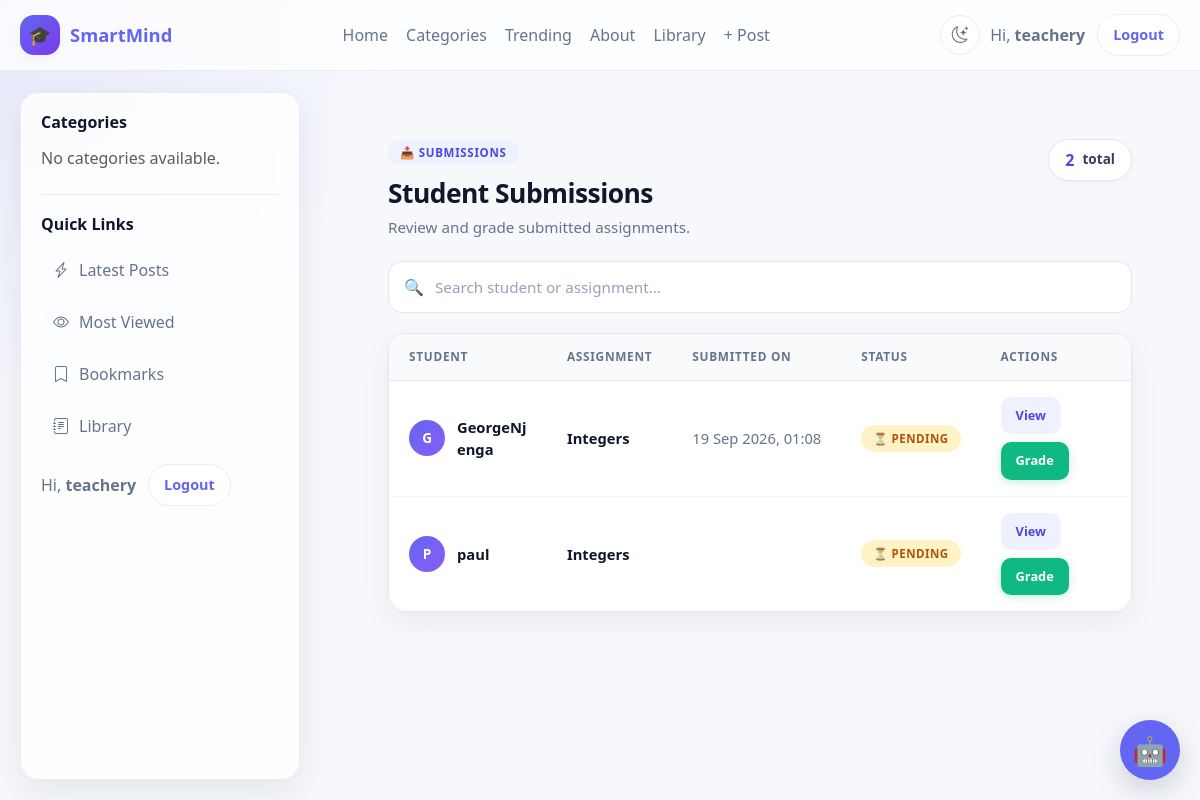
Page /assignments/dashboard/submissions/ (signed in) on the earlier database version.
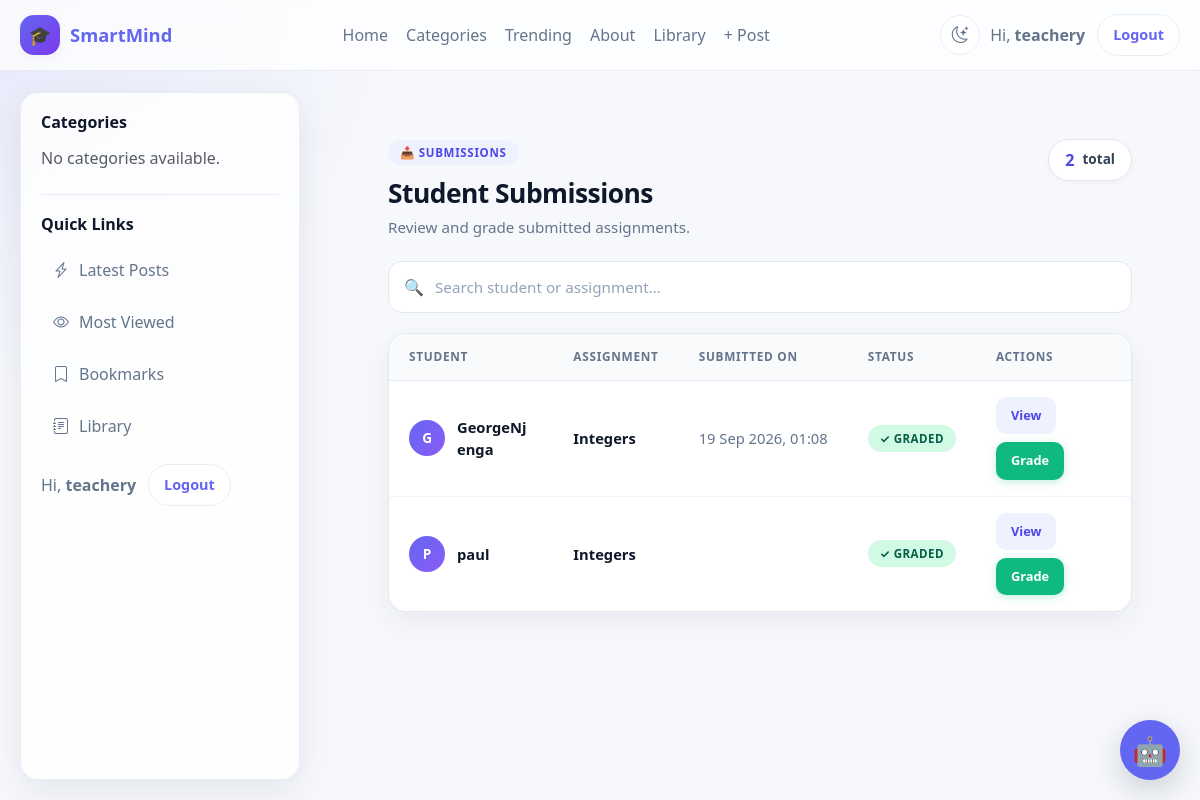
Same page on the later database version.
### assignments/models.py (models this page shows, shortened)
class Submission(models.Model):
    assignment = models.ForeignKey(
        Assignment,
        on_delete=models.CASCADE,
        related_name='submissions'
    )
    student = models.ForeignKey(
        'accounts.User',
        on_delete=models.CASCADE,
        related_name='submissions'
    )
    content = CKEditor5Field(
        'Submission',
        config_name='extends',
        blank=True,
        null=True
    )
    file = models.FileField(
    storage=SubmissionStorage(),
    upload_to="",
    blank=True,
    null=True,
)
    is_submitted = models.BooleanField(default=False)
    submitted_at = models.DateTimeField(
    blank=True,
    null=True
)
    marks = models.FloatField(null=True, blank=True)
    feedback = CKEditor5Field(
        'Feedback',
        config_name='extends',
        blank=True,
        null=True
    )
    graded = models.BooleanField(default=False)
    class Meta:
        unique_together = ('assignment', 'student')
        ordering = ['-submitted_at']
        indexes = [
            models.Index(fields=["student"]),
            models.Index(fields=["assignment"]),
        ]

class Assignment(models.Model):
    ASSIGNMENT_TYPES = (
        ('essay', 'Essay / Written'),
        ('quiz', 'Multiple Choice Quiz'),
        ('mixed', 'Mixed'),
    )
    title = models.CharField(max_length=200)
    description = CKEditor5Field("Description", config_name="default")
    teacher = models.ForeignKey(
        'accounts.User',
        on_delete=models.CASCADE,
        related_name="created_assignments"
    )
    from .storage import AssignmentStorage
    attachment = models.FileField(
        storage=AssignmentStorage(),
        upload_to="",
        blank=True,
        null=True,
    )
    school_class = models.ForeignKey(
        'schools.SchoolClass',
        on_delete=models.CASCADE,
        related_name="assignments",
    )
    subject = models.ForeignKey(
        "Subject",
        on_delete=models.CASCADE,
        related_name="assignments"
    )
    assignment_type = models.CharField(
        max_length=20,
        choices=ASSIGNMENT_TYPES,
        default='essay'
    )
    due_date = models.DateTimeField()
    total_marks = models.FloatField(default=100)
    duration_minutes = models.IntegerField(null=True, blank=True)
    is_timed = models.BooleanField(default=False)
    created_at = models.DateTimeField(auto_now_add=True)
    class Meta:
        ordering = ['-created_at']
        indexes = [
            models.Index(fields=["school_class"]),
            models.Index(fields=["subject"]),
            models.Index(fields=["teacher"]),
            models.Index(fields=["due_date"]),
        ]

### accounts/models.py (models this page shows, shortened)
class User(AbstractUser):
    ROLE_CHOICES = [
        ("school_admin", "School Admin"),
        ("teacher", "Teacher"),
        ("student", "Student"),
        ("parent", "Parent"),
    ]
    role = models.CharField(
        max_length=20,
        choices=ROLE_CHOICES,
        default="student",
        db_index=True,
    )
    school = models.ForeignKey(
        "schools.School",
        on_delete=models.CASCADE,
        related_name="users",
        null=True,
        blank=True,
    )
    school_class = models.ForeignKey(
        "schools.SchoolClass",
        on_delete=models.SET_NULL,
        related_name="students",
        null=True,
        blank=True,
    )
    teacher_role = models.ForeignKey(
        "TeacherRole",
        on_delete=models.SET_NULL,
        null=True,
        blank=True,
        related_name="teachers",
    )
    admission_number = models.CharField(
        max_length=30,
        unique=True,
        blank=True,
        null=True,
        db_index=True,
    )
    employee_number = models.CharField(
        max_length=30,
        unique=True,
        blank=True,
        null=True,
        db_index=True,
    )
    tsc_number = models.CharField(
        max_length=30,
        blank=True,
        null=True,
    )
    phone_number = models.CharField(max_length=20, blank=True)
    profile_picture = models.ImageField(upload_to="profiles/", blank=True, null=True)
    date_of_birth = models.DateField(blank=True, null=True)
    is_verified = models.BooleanField(default=False)
    created_at = models.DateTimeField(default=timezone.now)
    updated_at = models.DateTimeField(auto_now=True)

### assignments/views.py (the view)
# urls.py: path("dashboard/submissions/", views.submission_list, name="submission_list"),
@login_required
def submission_list(request):
    if request.user.role != "teacher":
        return HttpResponseForbidden()
    submissions = Submission.objects.filter(
        assignment__teacher=request.user
    ).select_related(
        "student",
        "assignment"
    )
    return render(request, "submission_list.html", {
        "submissions": submissions
    })

### assignments/templates/submission_list.html (shortened to what this page needs)
{% extends "base.html" %}
{% load static %}
{% block content %}
<div class="sl-wrap">
  <div class="sl-inner">
    <div class="sl-header">
      <div class="sl-header-left">
        <span class="sl-eyebrow">📥 Submissions</span>
        <h1>Student Submissions</h1>
        <p>Review and grade submitted assignments.</p>
      </div>
      <div class="sl-count">
        <span class="sl-count-num">{{ submissions|length }}</span>
        <span>total</span>
      </div>
    </div>
    <div class="sl-search">
      <span class="sl-search-icon" aria-hidden="true">🔍</span>
      <input
        type="text"
        id="search"
        placeholder="Search student or assignment…"
        autocomplete="off"
        aria-label="Search submissions">
    </div>
    <div class="sl-card">
      <table class="sl-table" id="submissionTable">
        <thead>
          <tr>
            <th>Student</th>
            <th>Assignment</th>
            <th>Submitted On</th>
            <th>Status</th>
            <th>Actions</th>
          </tr>
        </thead>
        <tbody>
          {% for submission in submissions %}
            <tr>
              <td>
                <div class="sl-student">
                  <div class="sl-avatar" aria-hidden="true">
                    {{ submission.student.get_full_name|default:submission.student.username|slice:":1"|upper }}
                  </div>
                  <span class="sl-student-name">
                    {{ submission.student.get_full_name|default:submission.student.username }}
                  </span>
                </div>
              </td>
              <td>
                <span class="sl-assignment">{{ submission.assignment.title }}</span>
              </td>
              <td>
                <span class="sl-date">
                  {{ submission.submitted_at|date:"d M Y, H:i" }}
                </span>
              </td>
              <td>
                {% if submission.graded %}
                  <span class="sl-badge graded">✓ Graded</span>
                {% else %}
                  <span class="sl-badge pending">⏳ Pending</span>
                {% endif %}
              </td>
              <td>
                <div class="sl-actions">
                  <a href="{% url 'submission_detail' submission.id %}"
                     class="sl-btn sl-btn-view">
                    View
                  </a>
                  <a href="{% url 'grade_submission' submission.id %}"
                     class="sl-btn sl-btn-grade">
                    Grade
                  </a>
                </div>
              </td>
            </tr>
          {% endfor %}
        </tbody>
      </table>
    </div>
  </div>
</div>
{% endblock %}

Differences in the rows shown:
changed Submission "19 Sep 2026, 01:08": graded "⏳ PENDING" → "✓ GRADED"
changed Submission "paul": graded "⏳ PENDING" → "✓ GRADED"
